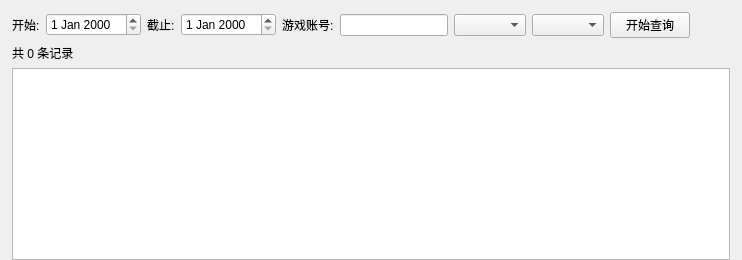
<?xml version="1.0" encoding="UTF-8"?>
<ui version="4.0">
 <class>OrderPage</class>
 <widget class="QWidget" name="OrderPage">
  <layout class="QVBoxLayout" name="verticalLayout">
   <property name="leftMargin"><number>12</number></property>
   <property name="topMargin"><number>12</number></property>
   <property name="rightMargin"><number>12</number></property>
   <property name="bottomMargin"><number>0</number></property>
   <property name="spacing"><number>6</number></property>
   <item>
    <layout class="QHBoxLayout" name="orderFilterLayout">
     <property name="spacing"><number>6</number></property>
     <item><widget class="QLabel" name="startLabel"><property name="text"><string>开始:</string></property></widget></item>
     <item><widget class="QDateEdit" name="startDateEdit"/></item>
     <item><widget class="QLabel" name="endLabel"><property name="text"><string>截止:</string></property></widget></item>
     <item><widget class="QDateEdit" name="endDateEdit"/></item>
     <item><widget class="QLabel" name="accountLabel"><property name="text"><string>游戏账号:</string></property></widget></item>
     <item><widget class="QLineEdit" name="accountEdit"/></item>
     <item><widget class="QComboBox" name="exchangeTypeComboBox"/></item>
     <item><widget class="QComboBox" name="partitionComboBox"/></item>
     <item><widget class="QPushButton" name="searchOrderButton"><property name="text"><string>开始查询</string></property></widget></item>
     <item><spacer name="horizontalSpacer"><property name="orientation"><enum>Qt::Horizontal</enum></property><property name="sizeHint" stdset="0"><size><width>40</width><height>20</height></size></property></spacer></item>
    </layout>
   </item>
   <item><widget class="QLabel" name="orderCountLabel"><property name="text"><string>共 0 条记录</string></property></widget></item>
   <item><widget class="QTableWidget" name="orderTable"/></item>
  </layout>
 </widget>
 <resources/>
 <connections/>
</ui>
